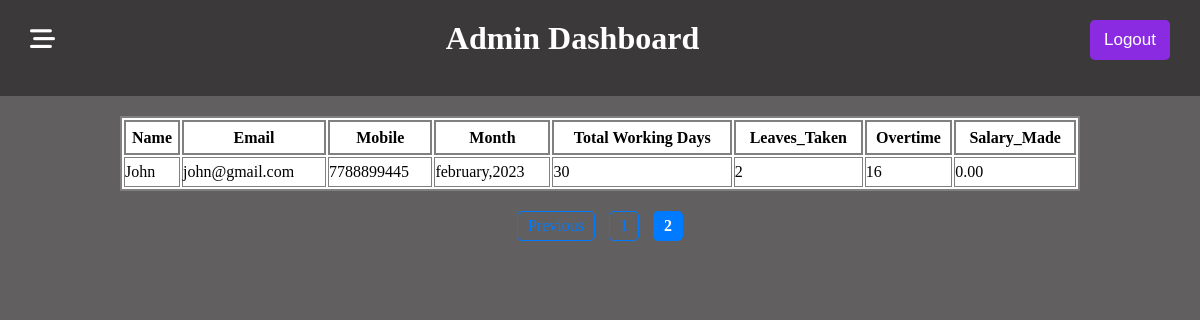
/salaryview?page=2 (signed in), run on an earlier commit of the app's database.
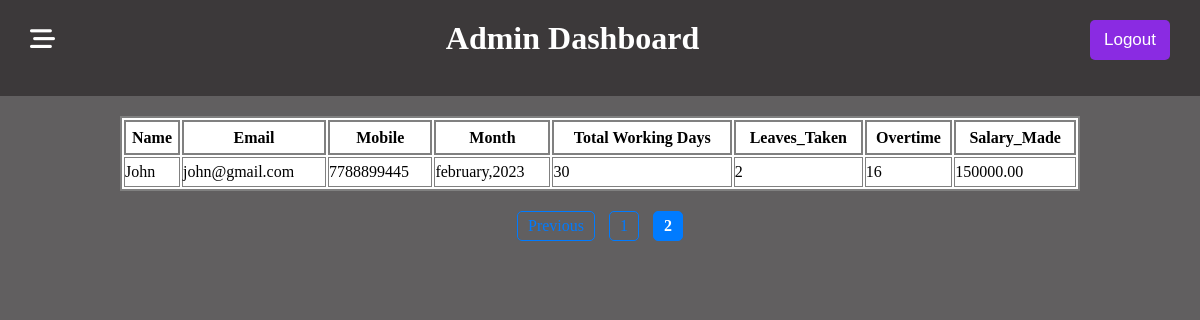
And on a later commit of the database.
### app1/models.py (models this page shows, shortened)
class Salary(models.Model):
    MONTH = (
        ("january", "january"),
        ("february", "february"),
        ("march", "march"),
        ("april", "april"),
        ("may", "may"),
        ("june", "june"),
        ("july", "july"),
        ("august", "august"),
        ("september", "september"),
        ("october", "october"),
        ("november", "november"),
        ("december", "december"),
    )
    YEAR = (
        ("2023", "2023"),
        ("2024", "2024"),
        ("2025", "2025"),
        ("2026", "2026"),
        ("2027", "2027"),
        ("2028", "2028"),
        ("2029", "2029"),
        ("2030", "2030"),
    )
    employee_id = models.ForeignKey(Employee, on_delete=models.CASCADE)
    month = models.CharField(max_length=50, choices=MONTH)
    year = models.CharField(max_length=50, choices=YEAR)
    total_working_days = models.PositiveIntegerField(default=0)
    total_leave_taken = models.PositiveIntegerField(default=0)
    overtime = models.PositiveIntegerField(default=0)
    Total_salary_made = models.DecimalField(max_digits=8, decimal_places=2, default=0.0)
    is_salary_calculated = models.PositiveSmallIntegerField(default=0)

class Employee(models.Model):
    name = models.CharField(max_length=100)
    email = models.EmailField()
    mobile = models.CharField(max_length=13)
    address = models.CharField(max_length=200)
    base_salary = models.DecimalField(max_digits=8, decimal_places=2)

### app1/views.py (the view)
# urls.py: path("salaryview", views.salaryview, name="salaryview"),
def salaryview(request):
    user = request.session.get("user")
    if user is not None:
        salaries = Salary.objects.all().order_by("-month")
        paginator = Paginator(salaries, 10)
        page_number = request.GET.get("page")
        salary_paginator = paginator.get_page(page_number)
        return render(
            request, "salarydetail.html", {"salary_paginator": salary_paginator}
        )
    else:
        return redirect("login")

### app1/templates/salarydetail.html (shortened to what this page needs)
{% extends "base.html" %}
{% block container %}
<div class="salarydetail">
    <table>
        <tr>
            <th>Name</th>
            <th>Email</th>
            <th>Mobile</th>
            <th>Month</th>
            <th>Total Working Days</th>
            <th>Leaves_Taken</th>
            <th>Overtime</th>
            <th>Salary_Made</th>
        </tr>
        {% for i in salary_paginator %}
        <tr>
            <td>{{i.employee_id.name}}</td>
            <td>{{i.employee_id.email}}</td>
            <td>{{i.employee_id.mobile}}</td>
            <td>{{i.month}},{{i.year}}</td>
            <td>{{i.total_working_days}}</td>
            <td>{{i.total_leave_taken}}</td>
            <td>{{i.overtime}}</td>
            <td>{{i.Total_salary_made}}</td>
        </tr>
        {% endfor %}
    </table>
</div>
<div class="pagination">
    {% if salary_paginator.has_previous %}
    <a href="?page={{ salary_paginator.previous_page_number }}">Previous</a>
    {% endif %}
    <span>
        {% for num in salary_paginator.paginator.page_range %}
        {% if salary_paginator.number == num %}
        <strong>{{ num }}</strong>
        {% else %}
        <a href="?page={{ num }}">{{ num }}</a>
        {% endif %}
        {% endfor %}
    </span>
</div>
{% endblock container %}

What changed in the data, as far as the page shows it:
changed Salary "february": Total_salary_made "0.00" → "150000.00"
